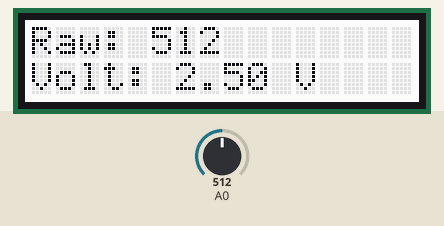
This sketch was run on a simulated Arduino Uno, built with avr-gcc and run on an emulated ATmega328P. On the bench: 16×2 character LCD. The test bench sets the inputs (shaded band); at power-on: A0 = 512.

Above: at 1.2 s.
1.3 s: A0 set to 716
At 2.0 s:
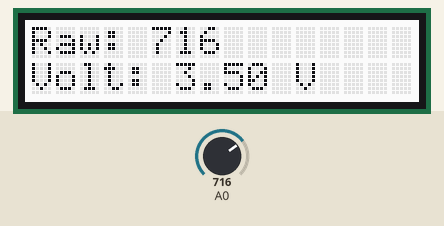
4.4 s: A0 set to 900
At 5.1 s:
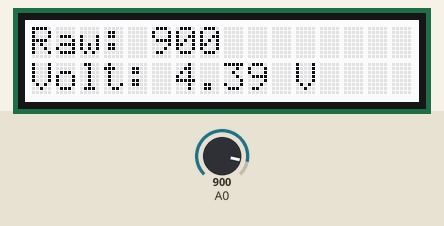
6.2 s: A0 set to 1023
At 6.7 s:
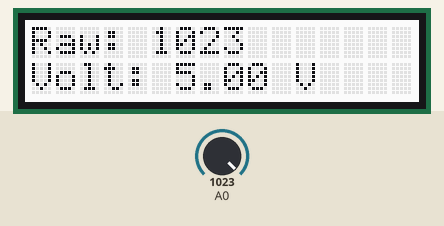
Timing chart, 0 to 9.2 s (numbered marks = the images above; inputs shaded):
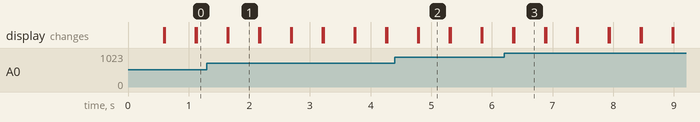

The sketch:

bai_3.ino
```cpp
/*
Kết nối thêm biến trở vào KIT qua connector A0. Đo giá trị điện áp của
biến trở. Dòng 1 của LCD hiển thị giá trị số, dòng 2 của LCD hiển thị giá trị
điện áp của biến trở.
*/
#include "rgb_lcd.h"
rgb_lcd lcd;

void setup() {
  lcd.begin(16, 2);
  pinMode(A0, 0);
}

void loop() {
  int raw = analogRead(A0);
  float Volt = (raw/1024.0) * 5.0;
  lcd.setCursor(0, 0);
  lcd.print("Raw: ");
  lcd.print(raw);
  lcd.setCursor(0, 1);
  lcd.print("Volt: ");
  lcd.print(Volt);
  lcd.print(" V");
  delay(500);
  lcd.clear();

}
```

Measured:
- after the input at 1.3 s, the display: first differs from a run without the input after 0.35 s (image 1)
- after the input at 4.4 s, the display: first differs from a run without the input after 0.40 s (image 2)
- after the input at 6.2 s, the display: first differs from a run without the input after 0.17 s (image 3)
- what the display in image 1 shows lasts 0.5 s, from 1.7 s to 2.2 s
